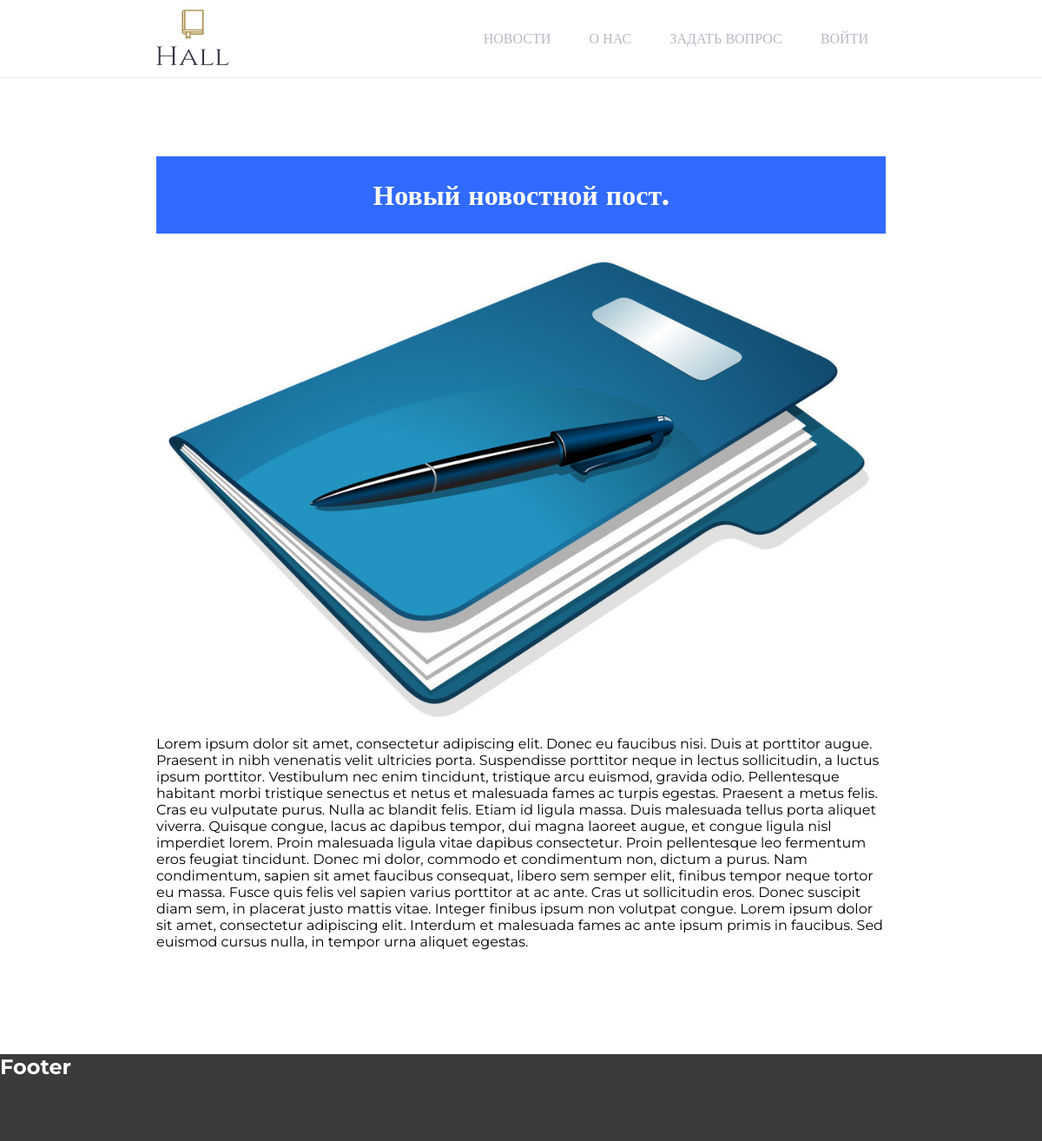
Screenshot of /news/1 with the database file from the repository.
### hall/models.py (models this page shows)
class NewsPost(models.Model):
  class Meta:
    verbose_name = 'Новостной пост'
    verbose_name_plural = 'Новостные посты'
  title = models.CharField(verbose_name='Заголовок', max_length=128,)
  desc = models.TextField(verbose_name='Контент')
  image = models.ImageField(verbose_name='Обложка')
  is_publish = models.BooleanField(verbose_name='Публиковать', default=False)
  create_date = models.DateTimeField(verbose_name='Дата создания', auto_now_add=True)
  edit_date = models.DateTimeField(verbose_name='Дата изменения', auto_now=True)
  publish_date = models.DateTimeField(verbose_name='Дата публикации')

### hall/views.py (the view)
# urls.py: path('news/<int:pk>', views.NewsPostDetail.as_view(), name='newsDetail'),
class NewsPostDetail(DetailView):
  template_name = 'newsDetail.html'
  model = models.NewsPost

### hall/templates/newsDetail.html (shortened to what this page needs)
{% extends 'baseWrappedPage.html' %}
{% block page-title %}{{object.title}}{% endblock %}
{% block p-content %}
<div class="post-detail-image-wrapper">
  <img class="post-detail-image" src="{{object.image.url}}">
</div>
<p>
  {{object.desc}}
</p>
{% endblock %}

### hall/static/css/main.css (style rules this page uses)
:root { --container-padding: 15%; --primary-color: #316AFF; --light-color: #B8B8C6; --dark-color: #2d3436; --border-color: #E6EFF0; --header-height: 90px; }
html { height: 100%; }
body { display: flex; flex-direction: column; height: 100%; }
* { margin: 0px; padding: 0px; font-family: Montserrat; box-sizing: border-box; }
p { padding: 10px 0px; }
.post-detail-image-wrapper { width: 100%; display: flex; justify-content: center; align-items: center; }
.post-detail-image { max-width: 100%; }

### rows the page displays
NewsPost: title "Новый новостной пост.", image (picture), desc "Lorem ipsum dolor sit amet, consectetur adipiscing elit. Donec eu faucibus nisi. Duis at porttitor augue. Praesent in nibh venenatis velit ultricies porta. Suspendisse porttitor neque in lectus sollicitudin, a luctus ipsum porttitor. Vestibulum nec enim tincidunt, tristique arcu euismod, gravida odio. Pellentesque habitant morbi tristique senectus et netus et malesuada fames ac turpis egestas. Praesent a metus felis. Cras eu vulputate purus. Nulla ac blandit felis. Etiam id ligula massa. Duis malesuada tellus porta aliquet viverra. Quisque congue, lacus ac dapibus tempor, dui magna laoreet augue, et congue ligula nisl imperdiet lorem. Proin malesuada ligula vitae dapibus consectetur. Proin…"
